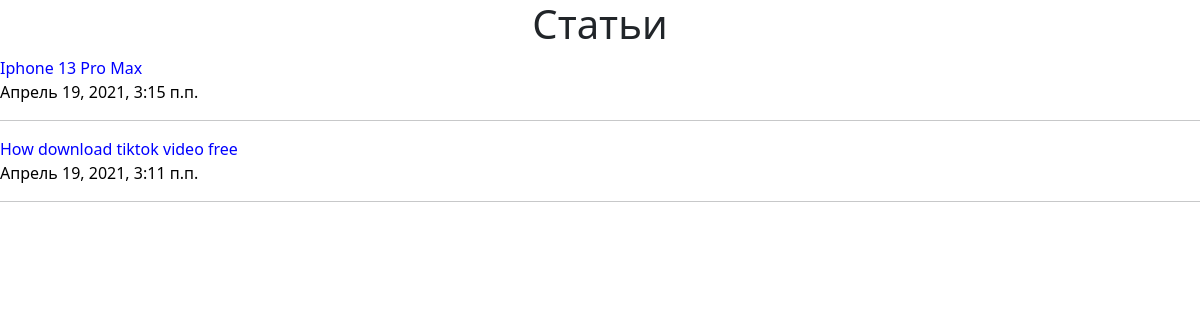
The page /polls/ on the database as committed earlier.
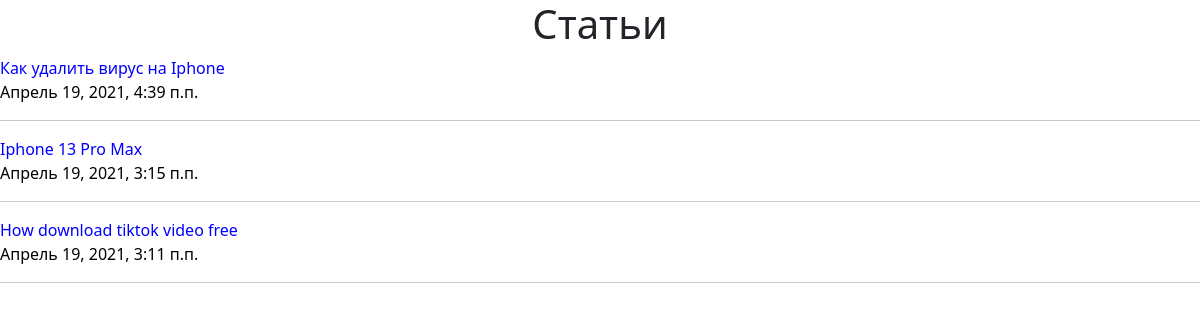
The same page on the database as committed later.
### polls/models.py (models this page shows, shortened)
class Article(models.Model):
    article_title = models.CharField('название статьи', max_length=255)
    article_text = models.TextField('текст')
    pub_date = models.DateTimeField('дата публикации')
    class Meta:
        verbose_name = "Статья"
        verbose_name_plural = "Статьи"

### polls/views.py (the view)
# urls.py: path('', views.index, name='index'),
def index(request):
    latest_articles_list = Article.objects.order_by('-pub_date')[:5]
    return render(request, 'polls/list.html', {'latest_articles_list' : latest_articles_list})

### templates/polls/list.html (shortened to what this page needs)
{% extends 'base.html' %}
{% block content %}
    <h1 style="text-align: center;">Статьи</h1>
    {%if latest_articles_list%}
        {% for a in latest_articles_list %}
            <div class="article">
                <a style="color: blue; text-decoration: none;" href="{% url 'polls:detail' a.id %}">{{ a.article_title }}</a><br>
                <a style="color: #000; text-decoration: none; font-weight: lighter" href="#">{{a.pub_date}}</a>
            </div>
            <hr>
        {% endfor %}
    {% else %}
        <div class="alert alert-warning" role="alert">
            Статьи не найдены!!!
        </div>
    {% endif %}
{% endblock %}

Rows that differ between the two databases and show on the page:
added Article: article_title "Как удалить вирус на Iphone", pub_date "Апрель 19, 2021, 4:39 п.п."
